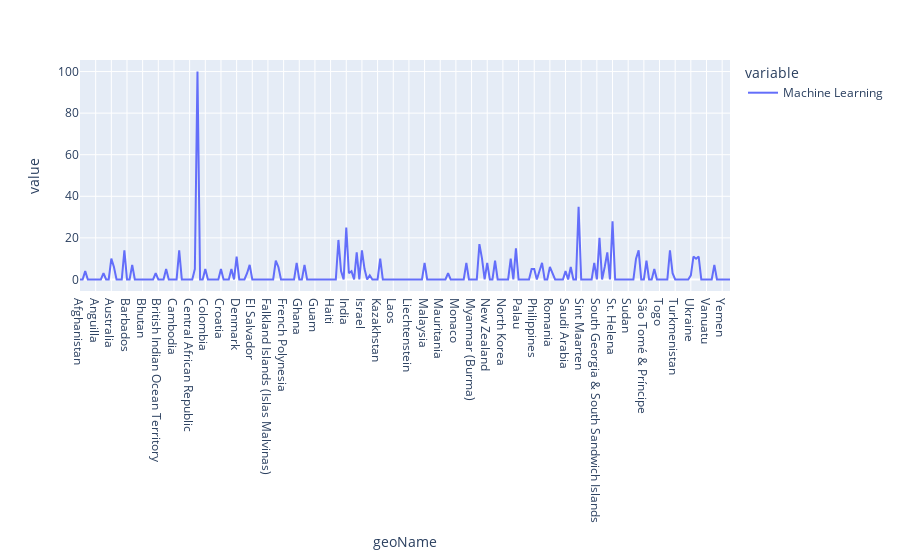

The cell this chart's notebook holds for it:
### Code cell
plot.line(ior["Machine Learning"])

### Figure 1 — Plotly figure (JSON) as saved in the notebook; plotly's stock layout.template omitted (floating-point values rounded to 4 significant figures; data arrays with more than 128 entries replaced by an {"elided": "..."} marker saying what was removed)
{"data": [{"hovertemplate": "variable=Machine Learning<br>geoName=%{x}<br>value=%{y}<extra></extra>", "legendgroup": "Machine Learning", "line": {"color": "#636efa", "dash": "solid"}, "mode": "lines", "name": "Machine Learning", "orientation": "v", "showlegend": true, "type": "scatter", "x": {"elided": "250 str values"}, "xaxis": "x", "y": {"elided": "250 int values"}, "yaxis": "y"}], "layout": {"legend": {"title": {"text": "variable"}, "tracegroupgap": 0}, "margin": {"t": 60}, "xaxis": {"anchor": "y", "domain": [0, 1], "title": {"text": "geoName"}}, "yaxis": {"anchor": "x", "domain": [0, 1], "title": {"text": "value"}}}}
